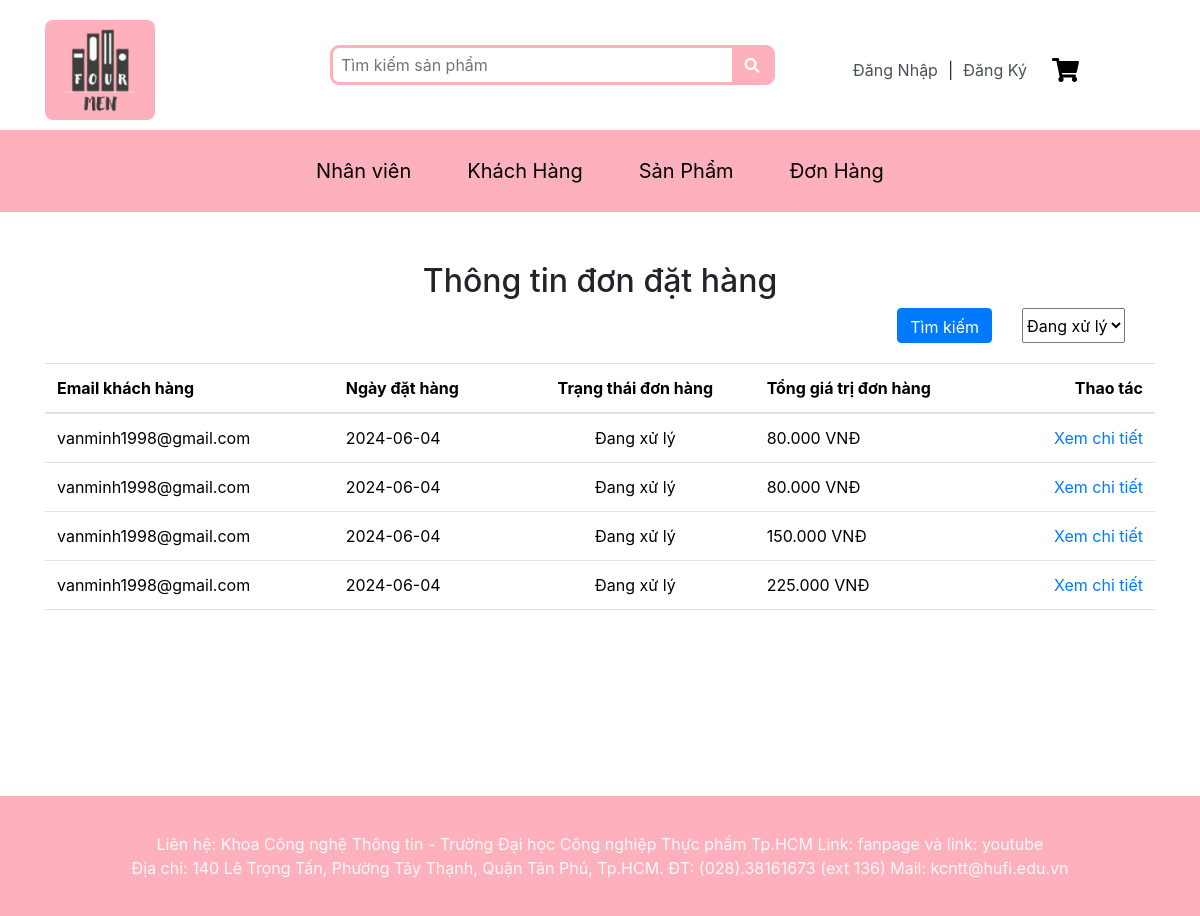
The app's page /QLDonHang.php?trangThai=Đang xử lý with its own data.
### tables this page shows
CREATE TABLE `dondathang` (
  `MaDDH` int(10) NOT NULL,
  `MaKH` int(11) NOT NULL,
  `NgayDatHang` date NOT NULL,
  `TrangThaiDonHang` varchar(255) NOT NULL,
  `TongGiaTriDonHang` float NOT NULL
);

CREATE TABLE `khachhang` (
  `MaKH` int(11) NOT NULL,
  `HoTen_KH` varchar(100) NOT NULL,
  `DiaChi_KH` varchar(255) NOT NULL,
  `SDT_KH` varchar(255) NOT NULL,
  `Email_KH` varchar(255) NOT NULL,
  `Password_KH` varchar(200) NOT NULL
);

### QLDonHang.php (the view, shortened to what this page needs)
<?php
$pdo = new PDO("mysql:host=localhost; dbname=ql_vanphongpham", "root", "");
$pdo->exec("set names utf8");
function HienThiDonDatHang($pdo)
{
    $trangThai = isset($_GET['trangThai']) ? $_GET['trangThai'] : '';
    $sql = "SELECT dd.MaDDH, dd.NgayDatHang, dd.TrangThaiDonHang, dd.TongGiaTriDonHang, kh.Email_KH
                FROM DonDatHang dd
                JOIN KhachHang kh ON dd.MaKH = kh.MaKH";
    if ($trangThai != '' && $trangThai != 'Tất cả') {
        $sql .= " WHERE dd.TrangThaiDonHang = :TrangThai";
    }
    $stmt = $pdo->prepare($sql);
    if ($trangThai != '' && $trangThai != 'Tất cả') {
        $stmt->bindParam(':TrangThai', $trangThai, PDO::PARAM_STR);
    }
    $stmt->execute();
    $donDatHang = $stmt->fetchAll(PDO::FETCH_ASSOC);
    echo '<h2>Thông tin đơn đặt hàng</h2>';
    echo '<form method="GET" action="">';
    echo '<select class="timkiem" name="trangThai">';
    echo '<option value="Đang xử lý"' . ($trangThai == 'Đang xử lý' ? ' selected' : '') . '>Đang xử lý</option>';
    echo '</select>';
    echo '<button class="btn btn-primary timkiem" type="submit">Tìm kiếm</button>';
    echo '</form>';
    if ($donDatHang) {
        echo '<table class="table">';
        echo '<thead><tr><th>Email khách hàng</th><th>Ngày đặt hàng</th><th style="text-align:center;">Trạng thái đơn hàng</th><th>Tổng giá trị đơn hàng</th><th style="text-align:right;">Thao tác</th></tr></thead>';
        echo '<tbody>';
        foreach ($donDatHang as $order) {
            echo '<tr>';
            echo '<td>' . htmlspecialchars($order['Email_KH']) . '</td>';
            echo '<td>' . htmlspecialchars($order['NgayDatHang']) . '</td>';
            echo '<td style="text-align:center;">' . htmlspecialchars($order['TrangThaiDonHang']) . '</td>';
            echo '<td>' . number_format($order['TongGiaTriDonHang'], 0, ',', '.') . ' VNĐ</td>';
            echo '<td style="text-align:right;">';
            echo '<a href="QLChiTietDonHang.php?MaDH=' . $order['MaDDH'] . '&Email_KH=' . $order['Email_KH'] . '">Xem chi tiết</a> ';
            echo '</td>';
            echo '</tr>';
        }
        echo '</tbody></table>';
    } else {
        echo '<p>Không có đơn hàng nào.</p>';
    }
}
?>
<!DOCTYPE html>
<html lang="vi">
<head>
    <link rel="stylesheet" href="Bootstrap/bootstrap.min.css">
    <link rel="stylesheet" href="styles.css">
</head>
<body>
    <?php
    include "Header.php";
    include "SubHeaderNhanVIen.php";
    ?>
    <div class="container QLDonHang">
        <div class="row">
            <div class="col-md-12">
                <?php
                HienThiDonDatHang($pdo);
                ?>
            </div>
        </div>
    </div>
    <?php
    include "Footer.php";
    ?>
</body>
</html>

### styles.css (style rules this page uses)
a { text-decoration: none; color: inherit; display: inline-block; cursor: pointer; }

### QLDonHang.php (style rules this page uses)
h2 { text-align: center; }
.QLDonHang { margin-top: 50px; margin-bottom: 170px; }
.timkiem { height: 35px; float: right; margin-right: 30px; margin-bottom: 20px; }

### records on screen
dondathang: khachhang.Email_KH "vanminh1998@gmail.com", NgayDatHang "2024-06-04", TrangThaiDonHang "Đang xử lý", TongGiaTriDonHang "80.000"
dondathang: khachhang.Email_KH "vanminh1998@gmail.com", NgayDatHang "2024-06-04", TrangThaiDonHang "Đang xử lý", TongGiaTriDonHang "80.000"
dondathang: khachhang.Email_KH "vanminh1998@gmail.com", NgayDatHang "2024-06-04", TrangThaiDonHang "Đang xử lý", TongGiaTriDonHang "150.000"
dondathang: khachhang.Email_KH "vanminh1998@gmail.com", NgayDatHang "2024-06-04", TrangThaiDonHang "Đang xử lý", TongGiaTriDonHang "225.000"
